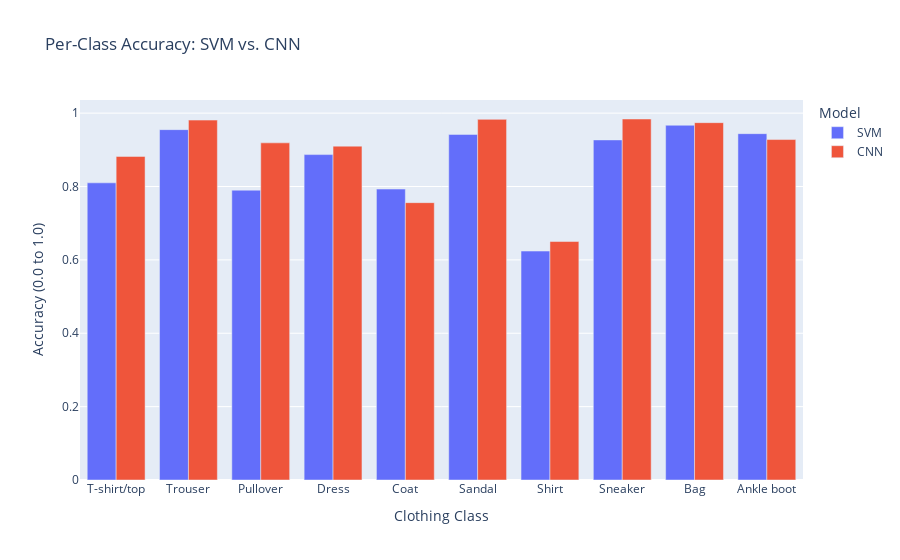

The notebook cell this image was saved under:
### Code cell
print("--- Final Model Comparison: Per-Class Accuracy ---")

per_class_accuracy = []

# Calculate accuracy for each class for both models
for i in range(len(CLASS_NAMES)):
    class_name = CLASS_NAMES[i]
    
    # Create a mask for the current class
    class_mask = (y_test == i)
    
    # Get subsets of the data
    y_test_class = y_test[class_mask]
    y_pred_svm_class = y_pred_svm[class_mask]
    y_pred_cnn_class = y_pred_cnn[class_mask]
    
    # Calculate accuracy
    acc_svm = np.sum(y_test_class == y_pred_svm_class) / len(y_test_class)
    acc_cnn = np.sum(y_test_class == y_pred_cnn_class) / len(y_test_class)
    
    # Add results to the list
    per_class_accuracy.append({'Class': class_name, 'Model': 'SVM', 'Accuracy': acc_svm})
    per_class_accuracy.append({'Class': class_name, 'Model': 'CNN', 'Accuracy': acc_cnn})

# Create a DataFrame from the results
df_accuracy = pd.DataFrame(per_class_accuracy)

# Plot the bar chart
fig = px.bar(df_accuracy, 
             x='Class', 
             y='Accuracy', 
             color='Model',      # Color by model (SVM vs CNN)
             barmode='group',    # Group bars side-by-side
             title='Per-Class Accuracy: SVM vs. CNN')

fig.update_layout(yaxis_title="Accuracy (0.0 to 1.0)", 
                  xaxis_title="Clothing Class",
                  legend_title="Model")
fig.show()

### Figure 1 — Plotly figure (JSON) as saved in the notebook; plotly's stock layout.template omitted (floating-point values rounded to 4 significant figures)
{"data": [{"alignmentgroup": "True", "hovertemplate": "Model=SVM<br>Class=%{x}<br>Accuracy=%{y}<extra></extra>", "legendgroup": "SVM", "marker": {"color": "#636efa", "pattern": {"shape": ""}}, "name": "SVM", "offsetgroup": "SVM", "orientation": "v", "showlegend": true, "textposition": "auto", "type": "bar", "x": ["T-shirt/top", "Trouser", "Pullover", "Dress", "Coat", "Sandal", "Shirt", "Sneaker", "Bag", "Ankle boot"], "xaxis": "x", "y": [0.81, 0.955, 0.79, 0.887, 0.793, 0.942, 0.624, 0.927, 0.967, 0.944], "yaxis": "y"}, {"alignmentgroup": "True", "hovertemplate": "Model=CNN<br>Class=%{x}<br>Accuracy=%{y}<extra></extra>", "legendgroup": "CNN", "marker": {"color": "#EF553B", "pattern": {"shape": ""}}, "name": "CNN", "offsetgroup": "CNN", "orientation": "v", "showlegend": true, "textposition": "auto", "type": "bar", "x": ["T-shirt/top", "Trouser", "Pullover", "Dress", "Coat", "Sandal", "Shirt", "Sneaker", "Bag", "Ankle boot"], "xaxis": "x", "y": [0.882, 0.981, 0.919, 0.91, 0.756, 0.983, 0.65, 0.984, 0.974, 0.928], "yaxis": "y"}], "layout": {"barmode": "group", "legend": {"title": {"text": "Model"}, "tracegroupgap": 0}, "title": {"text": "Per-Class Accuracy: SVM vs. CNN"}, "xaxis": {"anchor": "y", "domain": [0, 1], "title": {"text": "Clothing Class"}}, "yaxis": {"anchor": "x", "domain": [0, 1], "title": {"text": "Accuracy (0.0 to 1.0)"}}}}
